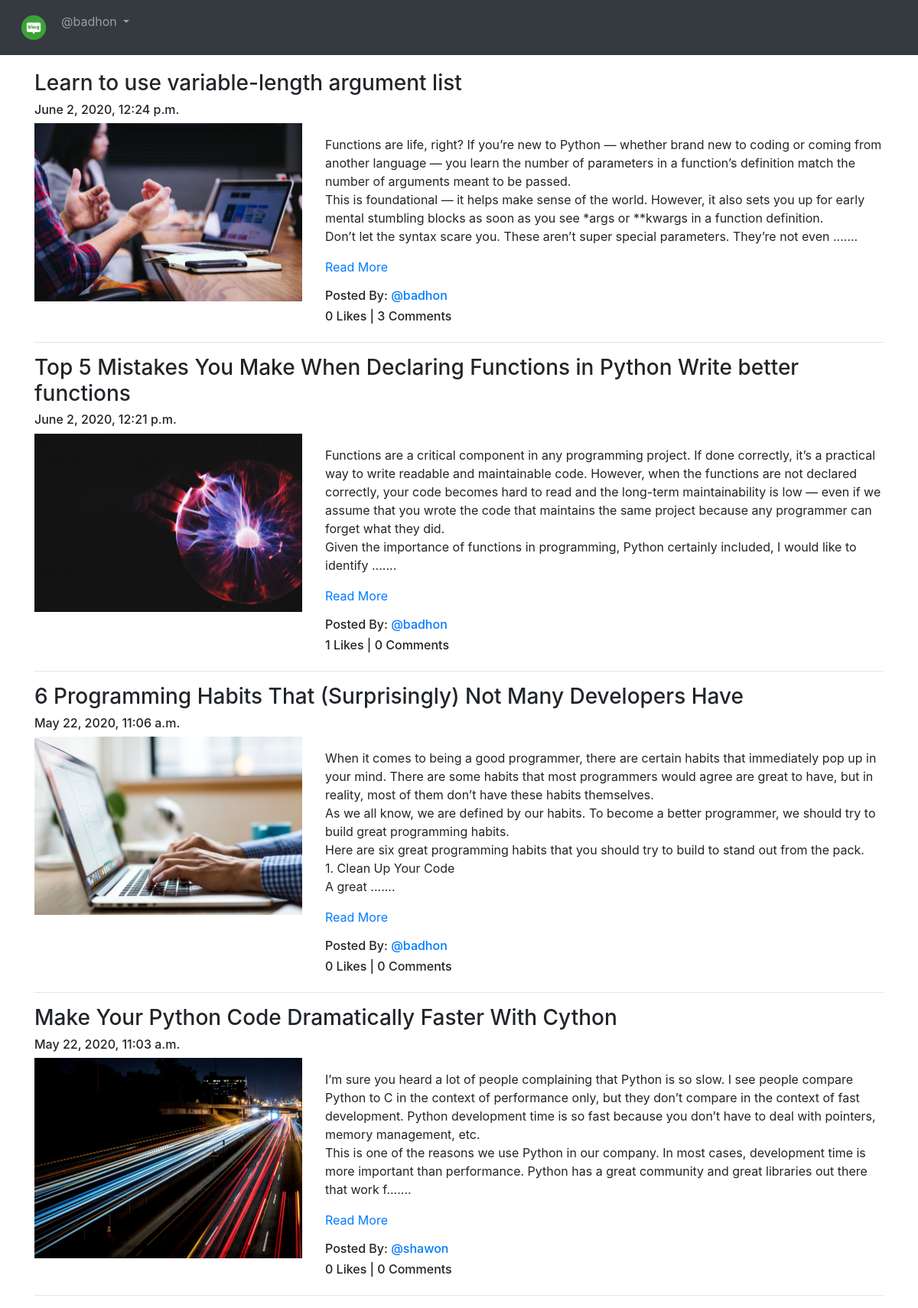
Screenshot of /blog/ (signed in) with the database file from the repository.
### App_Blog/models.py (models this page shows, shortened)
class Blog(models.Model):
    author = models.ForeignKey(User, on_delete=models.CASCADE, related_name='post_author')
    blog_title = models.CharField(max_length=264, verbose_name="Put a Title")
    slug = models.SlugField(max_length=264, unique=True)
    blog_content = models.TextField(verbose_name="What is on your mind?")
    blog_image = models.ImageField(upload_to='blog_images', verbose_name="Image")
    publish_date = models.DateTimeField(auto_now_add=True)
    update_date = models.DateTimeField(auto_now=True)
    class Meta:
        ordering = ['-publish_date',]

### App_Blog/views.py (the view)
# urls.py: path('',views.BlogList.as_view(), name='blog_list'),
class BlogList(ListView):
    context_object_name='blogs'
    model=Blog
    template_name='App_Blog/blog_list.html'

### App_Blog/templatetags/custom_filters.py (called while the page is built)
def range_filter(value):
    return value[0:500]+"......."

### templates/App_Blog/blog_list.html (shortened to what this page needs)
{% extends 'base.html' %}
{% load custom_filters %}
{% block body_block %}
{% for blog in blogs %}
<h3>{{ blog.blog_title}}</h3>
<h6>{{blog.publish_date}}</h6>
<div class="row">
    <div class="col-sm-4">
      <img src="/media/{{blog.blog_image}}" alt="{{blog.blog_title}}" title="{{blog.blog_title}}" width="100%">
    </div>
    <div class="col-sm-8">
      <p>{{blog.blog_content|range_filter|linebreaks}} <a href="{% url 'App_Blog:blog_details' slug=blog.slug%}">Read More</a> </p>
      <h6>Posted By: <a href="#">@{{blog.author}}</a></h6>
      <h6>{{blog.liked_blog.count}} Likes | {{blog.blog_comment.count}} Comments</h6>
    </div>
  </div>
  <hr>
{% endfor %}
{% endblock %}

### templates/base.html (shortened to what this page needs)
<!DOCTYPE html>
{% load static %}
<html lang="en" dir="ltr">
<head>
  <link rel="stylesheet" href="https://maxcdn.bootstrapcdn.com/bootstrap/4.4.1/css/bootstrap.min.css">
  <link href="https://maxcdn.bootstrapcdn.com/font-awesome/4.7.0/css/font-awesome.min.css" rel="stylesheet">
</head>
<body>
  <nav class="navbar navbar-expand-sm bg-dark navbar-dark">
    <ul class="navbar-nav">
      <li class="nav-item active">
        <a class="nav-link" href="{% url 'index' %}"><img src="/media/logo.png/" width="40px"></a>
      </li>
      {% if  user.is_authenticated %}
      <div class="nav-item dropdown">
        <a class="nav-link dropdown-toggle" href="#" id="navbardrop" data-toggle="dropdown">
          @{{user.username}}
        </a>
      {% endif %}
    </ul>
  </nav>
  <div class="container" style="padding-top: 20px;">
    {% block body_block %}
    {% endblock %}
  </div>
</body>
</html>

### rows the page displays
Blog: blog_title "Learn to use variable-length argument list", publish_date "June 2, 2020, 12:24 p.m.", blog_image (picture), blog_content|range_filter "Functions are life, right? If you’re new to Python — whether brand new to coding or coming from another language — you learn the number of parameters in a function’s definition match the number of arguments meant to be passed. This is foundational — it helps make sense of the world. However, it also sets you up for early mental stumbling blocks as soon as you see *args or **kwargs in a function definition. Don’t let the syntax scare you. These aren’t super special parameters. They’re not even .......", author "badhon", liked_blog.count "0", blog_comment.count "3"
Blog: blog_title "Top 5 Mistakes You Make When Declaring Functions in Python Write better functions", publish_date "June 2, 2020, 12:21 p.m.", blog_image (picture), blog_content|range_filter "Functions are a critical component in any programming project. If done correctly, it’s a practical way to write readable and maintainable code. However, when the functions are not declared correctly, your code becomes hard to read and the long-term maintainability is low — even if we assume that you wrote the code that maintains the same project because any programmer can forget what they did. Given the importance of functions in programming, Python certainly included, I would like to identify .......", author "badhon", liked_blog.count "1", blog_comment.count "0"
Blog: blog_title "6 Programming Habits That (Surprisingly) Not Many Developers Have", publish_date "May 22, 2020, 11:06 a.m.", blog_image (picture), blog_content|range_filter "When it comes to being a good programmer, there are certain habits that immediately pop up in your mind. There are some habits that most programmers would agree are great to have, but in reality, most of them don’t have these habits themselves. As we all know, we are defined by our habits. To become a better programmer, we should try to build great programming habits. Here are six great programming habits that you should try to build to stand out from the pack. 1. Clean Up Your Code A great .......", author "badhon", liked_blog.count "0", blog_comment.count "0"
Blog: blog_title "Make Your Python Code Dramatically Faster With Cython", publish_date "May 22, 2020, 11:03 a.m.", blog_image (picture), blog_content|range_filter "I’m sure you heard a lot of people complaining that Python is so slow. I see people compare Python to C in the context of performance only, but they don’t compare in the context of fast development. Python development time is so fast because you don’t have to deal with pointers, memory management, etc. This is one of the reasons we use Python in our company. In most cases, development time is more important than performance. Python has a great community and great libraries out there that work f.......", author "shawon", liked_blog.count "0", blog_comment.count "0"

### other values shown
{{ user.username }} "badhon"
